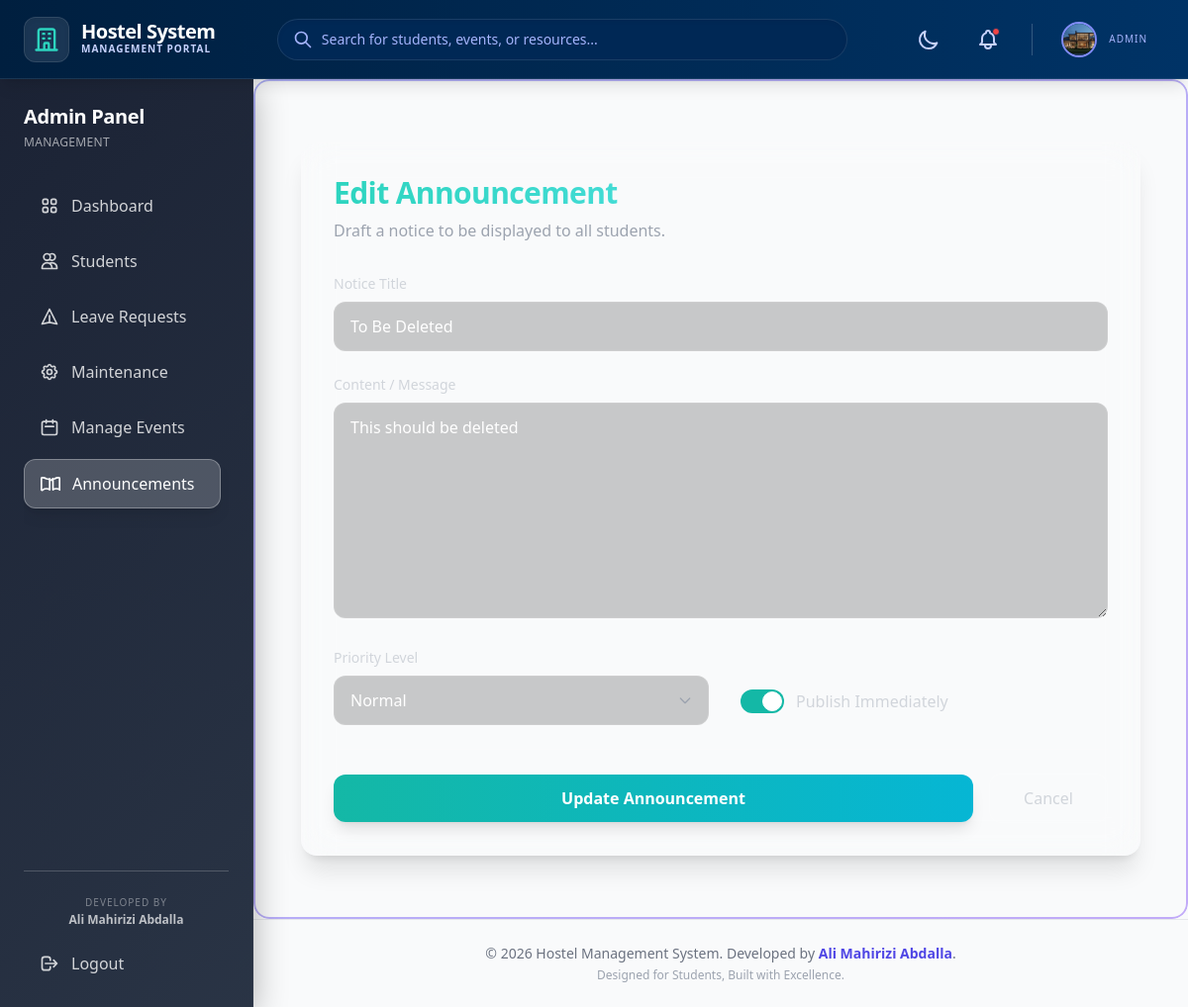
Screenshot of /manage/announcements/edit/2/ (signed in) with the database file from the repository.
### hms/models.py (models this page shows, shortened)
class Student(models.Model):
    user = models.OneToOneField(User, on_delete=models.CASCADE, related_name='student_profile')
    university_id = models.CharField(max_length=20, unique=True, null=True, blank=True)
    phone = models.CharField(max_length=15, blank=True)
    profile_image = models.ImageField(upload_to='profile_pics/', blank=True, null=True)
    timetable = models.FileField(upload_to='timetables/', blank=True, null=True)
    room_number = models.CharField(max_length=10, blank=True, null=True)
    is_warden = models.BooleanField(default=False)
    created_at = models.DateTimeField(auto_now_add=True)
    updated_at = models.DateTimeField(auto_now=True)

class Announcement(models.Model):
    title = models.CharField(max_length=200)
    content = models.TextField()
    created_by = models.ForeignKey(User, on_delete=models.SET_NULL, null=True, related_name='announcements')
    created_at = models.DateTimeField(auto_now_add=True)
    updated_at = models.DateTimeField(auto_now=True)
    is_active = models.BooleanField(default=True)
    priority = models.CharField(max_length=20, choices=[
        ('low', 'Low'),
        ('normal', 'Normal'),
        ('high', 'High'),
        ('urgent', 'Urgent')
    ], default='normal')
    class Meta:
        ordering = ['-created_at']

### hms/views.py (the view, shortened to what this page needs)
# urls.py: path('manage/announcements/edit/<int:pk>/', views.edit_announcement, name='edit_announcement'),
@login_required
def edit_announcement(request, pk):
    if not request.user.is_staff:
        messages.error(request, "Access denied.")
        return redirect('hms:student_dashboard')
    announcement = get_object_or_404(Announcement, pk=pk)
    return render(request, 'hms/admin/announcement_form.html', {'announcement': announcement, 'edit_mode': True})

### hms/templates/hms/admin/announcement_form.html (shortened to what this page needs)
{% extends 'hms/base.html' %}
{% block content %}
<div class="max-w-4xl mx-auto px-4 py-8">
    <div class="bg-white/5 backdrop-blur-lg rounded-2xl border border-white/10 shadow-xl p-8">
        <div class="mb-8">
            <h1 class="text-3xl font-bold bg-clip-text text-transparent bg-gradient-to-r from-teal-400 to-cyan-300">
            </h1>
            <p class="text-gray-400 mt-2">Draft a notice to be displayed to all students.</p>
        </div>
        <form method="post" class="space-y-6">
            <div class="space-y-2">
                <label class="block text-sm font-medium text-gray-300">Notice Title</label>
                <input type="text" name="title" value="{{ announcement.title|default:'' }}" required
                    class="w-full bg-black/20 border border-white/10 rounded-xl px-4 py-3 text-white placeholder-gray-500 focus:outline-none focus:ring-2 focus:ring-teal-500 focus:border-transparent transition-all hover:bg-black/30"
                    placeholder="Enter a clear, brief title">
            </div>
            <div class="space-y-2">
                <label class="block text-sm font-medium text-gray-300">Content / Message</label>
                <textarea name="content" rows="8" required
                    class="w-full bg-black/20 border border-white/10 rounded-xl px-4 py-3 text-white placeholder-gray-500 focus:outline-none focus:ring-2 focus:ring-teal-500 focus:border-transparent transition-all hover:bg-black/30"
                    placeholder="Provide full details of the announcement...">{{ announcement.content|default:'' }}</textarea>
            </div>
            <div class="grid grid-cols-1 md:grid-cols-2 gap-6">
                <div class="space-y-2">
                    <label class="block text-sm font-medium text-gray-300">Priority Level</label>
                    <div class="relative">
                        <select name="priority"
                            class="w-full bg-black/20 border border-white/10 rounded-xl px-4 py-3 text-white focus:outline-none focus:ring-2 focus:ring-teal-500 focus:border-transparent transition-all hover:bg-black/30 appearance-none">
                            <option value="normal" {% if not announcement.priority or announcement.priority == 'normal' %}selected{% endif %} class="bg-gray-800">Normal</option>
                        </select>
                        <div
                            class="pointer-events-none absolute inset-y-0 right-0 flex items-center px-4 text-gray-400">
                            <svg class="h-4 w-4" fill="none" stroke="currentColor" viewBox="0 0 24 24">
                                <path stroke-linecap="round" stroke-linejoin="round" stroke-width="2"
                                    d="M19 9l-7 7-7-7" />
                            </svg>
                        </div>
                    </div>
                </div>
                <div class="flex items-end pb-1">
                    <label
                        class="flex items-center space-x-3 cursor-pointer p-2 rounded-lg hover:bg-white/5 transition duration-200 w-full md:w-auto">
                        <div class="relative">
                            <div
                                class="w-11 h-6 bg-gray-700 peer-focus:outline-none peer-focus:ring-2 peer-focus:ring-teal-500 rounded-full peer peer-checked:after:translate-x-full peer-checked:after:border-white after:content-[''] after:absolute after:top-[2px] after:left-[2px] after:bg-white after:border-gray-300 after:border after:rounded-full after:h-5 after:w-5 after:transition-all peer-checked:bg-teal-500">
                            </div>
                        </div>
                        <span class="text-gray-300 font-medium select-none">Publish Immediately</span>
                    </label>
                </div>
            </div>
            <div class="flex items-center gap-4 pt-6 border-t border-white/10">
                <button type="submit"
                    class="flex-1 bg-gradient-to-r from-teal-500 to-cyan-500 hover:from-teal-400 hover:to-cyan-400 text-white font-bold py-3 px-6 rounded-xl shadow-lg transform hover:-translate-y-1 transition duration-200">
                    {% if edit_mode %}Update{% else %}Publish{% endif %} Announcement
                </button>
                <a href="{% url 'hms:manage_announcements' %}"
                    class="px-6 py-3 rounded-xl border border-white/20 text-gray-300 hover:bg-white/5 transition text-center min-w-[120px]">
                    Cancel
                </a>
            </div>
        </form>
    </div>
</div>
{% endblock %}

### hms/templates/hms/base.html (shortened to what this page needs)
{% load static %}
<!DOCTYPE html>
<html lang="en">
<head>
    <script src="https://cdn.tailwindcss.com"></script>
    <link href="{% static 'css/main.css' %}" rel="stylesheet">
</head>
<body
    class="flex flex-col h-screen overflow-hidden bg-gray-50 dark:bg-[#0f172a] text-slate-800 dark:text-white font-sans antialiased">
    <nav class="h-20 flex-shrink-0 z-50 border-b border-white/10 shadow-lg relative"
        style="background: linear-gradient(90deg, #001f3f 0%, #003366 100%);">
        <div class="h-full px-4 md:px-6 flex items-center justify-between">
            <div class="flex items-center gap-4">
                <a href="{% url 'hms:home' %}" class="flex items-center gap-3 group">
                    <div
                        class="bg-white/10 backdrop-blur-sm p-2 rounded-xl group-hover:bg-white/20 transition shadow-inner border border-white/10">
                        <svg class="w-7 h-7 text-teal-400" fill="none" stroke="currentColor" viewBox="0 0 24 24">
                            <path stroke-linecap="round" stroke-linejoin="round" stroke-width="2"
                                d="M19 21V5a2 2 0 00-2-2H7a2 2 0 00-2 2v16m14 0h2m-2 0h-5m-9 0H3m2 0h5M9 7h1m-1 4h1m4-4h1m-1 4h1m-5 10v-5a1 1 0 011-1h2a1 1 0 011 1v5m-4 0h4">
                            </path>
                        </svg>
                    </div>
                    <div class="hidden sm:block">
                        <h1 class="text-xl font-bold text-white tracking-tight leading-none">Hostel System</h1>
                        <p class="text-[10px] text-indigo-200 uppercase tracking-widest font-semibold">Management Portal
                        </p>
                    </div>
                </a>
            </div>
            <div class="hidden md:block flex-1 max-w-xl mx-8">
                <div class="relative group">
                    <div class="absolute inset-y-0 left-0 pl-4 flex items-center pointer-events-none">
                    </div>
                    <input type="text"
                        class="block w-full pl-11 pr-4 py-2.5 border border-white/10 rounded-full leading-5 bg-[#002855] text-white placeholder-indigo-300 focus:outline-none focus:bg-[#003366] focus:border-indigo-400 focus:placeholder-white focus:ring-1 focus:ring-indigo-400 sm:text-sm transition-all shadow-inner"
                        placeholder="Search for students, events, or resources...">
                </div>
            </div>
            <div class="flex items-center gap-3 md:gap-5">
                <button id="themeToggle"
                    class="p-2 text-indigo-200 hover:text-white hover:bg-white/10 rounded-full transition-all relative group"
                    title="Toggle Theme">
                    <svg class="w-6 h-6 icon-moon relative z-10" fill="none" stroke="currentColor" viewBox="0 0 24 24">
                        <path stroke-linecap="round" stroke-linejoin="round" stroke-width="2"
                            d="M20.354 15.354A9 9 0 018.646 3.646 9.003 9.003 0 0012 21a9.003 9.003 0 008.354-5.646z">
                        </path>
                    </svg>
                </button>
                <button
                    class="p-2 text-indigo-200 hover:text-white hover:bg-white/10 rounded-full transition-all relative group">
                    <span
                        class="absolute top-2 right-2 w-2 h-2 bg-red-500 rounded-full border border-[#003366] animate-pulse"></span>
                </button>
                {% if user.is_authenticated %}
                <a href="{% url 'hms:student_profile' %}"
                    class="flex items-center gap-3 pl-1 hover:bg-white/10 rounded-full p-1 pr-4 transition-all group border border-transparent hover:border-white/10">
                    {% if user.student_profile.profile_image %}
                    <img src="{{ user.student_profile.profile_image.url }}"
                        class="w-9 h-9 rounded-full object-cover border-2 border-indigo-400 group-hover:border-white transition-colors">
                    {% else %}
                    <div
                        class="w-9 h-9 rounded-full bg-gradient-to-br from-indigo-500 to-purple-600 flex items-center justify-center text-white font-bold text-xs border-2 border-white/20 shadow-md">
                        {{ user.first_name|first }}
                    </div>
                    {% endif %}
                    <div class="hidden md:block text-left">
                        <p class="text-[10px] text-indigo-300 uppercase tracking-widest">{% if user.is_staff %}Admin{% else %}Student{% endif %}</p>
                    </div>
                </a>
                {% else %}
                <a href="{% url 'hms:login' %}"
                    class="text-sm font-bold text-white hover:text-teal-300 transition">Login</a>
                {% endif %}
            </div>
        </div>
    </nav>
    <div class="flex flex-1 overflow-hidden relative">
        {% if user.is_authenticated %}
        {% include 'hms/includes/sidebar.html' %}
        {% endif %}
        <main class="flex-1 overflow-y-auto w-full relative z-0 flex flex-col scroll-smooth">
            <div class="flex-1 p-4 md:p-8 container mx-auto max-w-7xl">
                {% block content %}{% endblock %}
            </div>
            <footer class="mt-auto border-t border-gray-200 dark:border-slate-700/50 py-6 text-center">
                <p class="text-sm text-gray-500 dark:text-slate-500">
                    &copy; {% now "Y" %} Hostel Management System.
                    <span class="hidden sm:inline">Developed by <strong class="text-indigo-600 dark:text-indigo-400">Ali
                            Mahirizi Abdalla</strong>.</span>
                </p>
                <p class="text-xs text-gray-400 dark:text-slate-600 mt-1">
                    Designed for Students, Built with Excellence.
                </p>
            </footer>
        </main>
    </div>
</body>
</html>

### hms/static/css/main.css (style rules this page uses)
:root { --primary: #6366f1; --primary-dark: #4f46e5; --primary-light: #818cf8; --secondary: #8b5cf6; --accent: #06b6d4; --success: #10b981; --warning: #f59e0b; --danger: #ef4444; --teal: #14b8a6; --cyan: #06b6d4; --bg-dark: #0f172a; --bg-darker: #1e293b; --bg-card: rgba(30, 41, 59, 0.8); --bg-gradient-top: linear-gradient(135deg, #334155 0%, #475569 100%); --bg-gradient-header: linear-gradient(135deg, #1e293b 0%, #334155 100%); --bg-gradient-body: linear-gradient(135deg, #0f172a 0%, #1e293b 50%, #334155 100%); --dm-bg: #0f172a; --dm-card: rgba(30, 41, 59, 0.9); --dm-border: rgba(255, 255, 255, 0.08); --text-primary: #f1f5f9; --text-secondary: #94a3b8; --text-muted: #64748b; --text-white: #ffffff; --glass-bg: rgba(30, 41, 59, 0.7); --glass-bg-hover: rgba(30, 41, 59, 0.9); --glass-border: rgba(255, 255, 255, 0.1); --glass-shadow: 0 4px 6px -1px rgba(0, 0, 0, 0.3), 0 2px 4px -1px rgba(0, 0, 0, 0.2); --glass-blur: blur(10px); --glow-primary: 0 0 20px rgba(99, 102, 241, 0.3); --glow-secondary: 0 0 20px rgba(139, 92, 246, 0.3); --glow-accent: 0 0 20px rgba(6, 182, 212, 0.3); --glow-success: 0 0 20px rgba(16, 185, 129, 0.3); --glow-danger: 0 0 20px rgba(239, 68, 68, 0.3); --spacing-xs: 0.5rem; --spacing-sm: 1rem; --spacing-md: 1.5rem; --spacing-lg: 2rem; --spacing-xl: 3rem; --radius-sm: 0.375rem; --radius-md: 0.5rem; --radius-lg: 1rem; --radius-xl: 1.5rem; --radius-full: 9999px; --transition-fast: 150ms ease; --transition-base: 200ms ease; --transition-slow: 300ms ease; --overlay-opacity: 0.5; --input-bg: rgba(15, 23, 42, 0.7); --input-text: #ffffff; --navbar-bg: linear-gradient(135deg, #0f172a 0%, #1e293b 100%); }
* { margin: 0; padding: 0; box-sizing: border-box; }
body { font-family: 'Outfit', sans-serif; background: #ffffff; background-attachment: fixed; color: #1f2937; min-height: 100vh; line-height: 1.6; overflow-x: hidden; -webkit-font-smoothing: antialiased; }
.container { max-width: 1200px; margin: 0 auto; padding: var(--spacing-md); position: relative; }
.container::before { content: ''; position: absolute; top: 0; left: 0; right: 0; bottom: 0; border-radius: var(--radius-lg); padding: 2px; background: linear-gradient(135deg, var(--primary), var(--secondary), var(--accent), var(--primary)); background-size: 300% 300%; -webkit-mask: linear-gradient(#fff 0 0) content-box, linear-gradient(#fff 0 0); mask: linear-gradient(#fff 0 0) content-box, linear-gradient(#fff 0 0); -webkit-mask-composite: xor; mask-composite: exclude; animation: glowBorder 4s ease infinite; pointer-events: none; opacity: 0.5; }
h1, h2, h3, h4, h5, h6 { font-weight: 700; line-height: 1.2; margin-bottom: var(--spacing-sm); letter-spacing: -0.02em; color: #111827; }
h1 { font-size: clamp(1.8rem, 5vw, 2.5rem); }
a { color: var(--primary-light); text-decoration: none; transition: var(--transition-fast); }
.grid { display: grid; gap: var(--spacing-md); }
.text-center { text-align: center; }
.text-left { text-align: left; }
.mt-1 { margin-top: 0.25rem; }
.mt-2 { margin-top: 0.5rem; }
.p-1 { padding: 0.25rem; }
.p-2 { padding: 0.5rem; }
.p-4 { padding: 1.5rem; }
.gap-3 { gap: 1rem; }
.gap-4 { gap: 1.5rem; }
.rounded-lg { border-radius: var(--radius-lg); }
.rounded-full { border-radius: var(--radius-full); }
.overflow-hidden { overflow: hidden; }
.animate-pulse { animation: pulse 2s ease-in-out infinite; }
* { transition: background-color var(--transition-base), border-color var(--transition-base), color var(--transition-base), box-shadow var(--transition-base); }

### hms/templates/hms/base.html (style rules this page uses)
body, .glass-card, .sidebar, nav { transition: background-color 0.3s ease, border-color 0.3s ease; }

### rows the page displays
Announcement: title "To Be Deleted", content "This should be deleted", priority "Normal"
